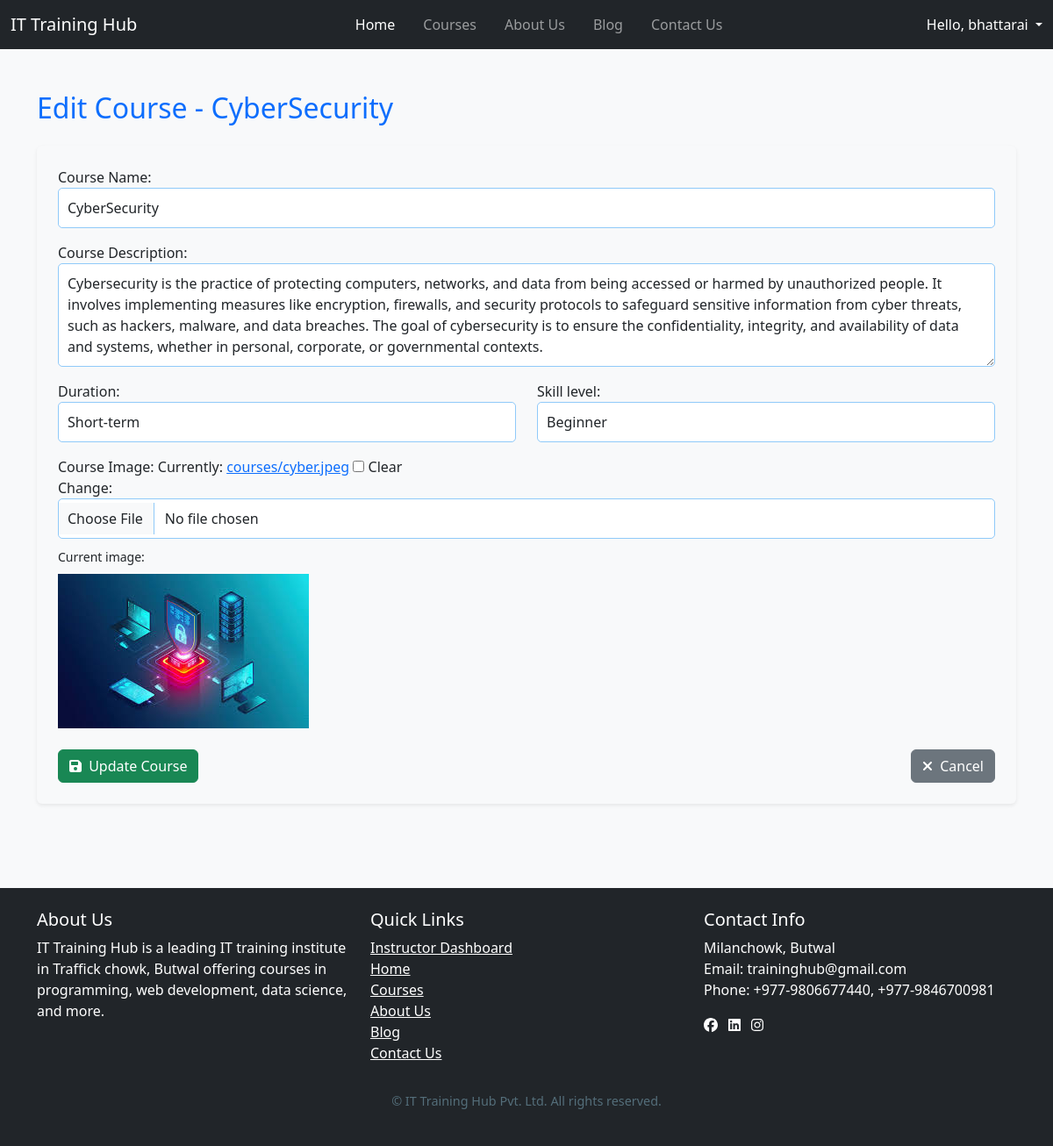
Before: /instructor/edit_course/8/ (signed in) with the older database file.
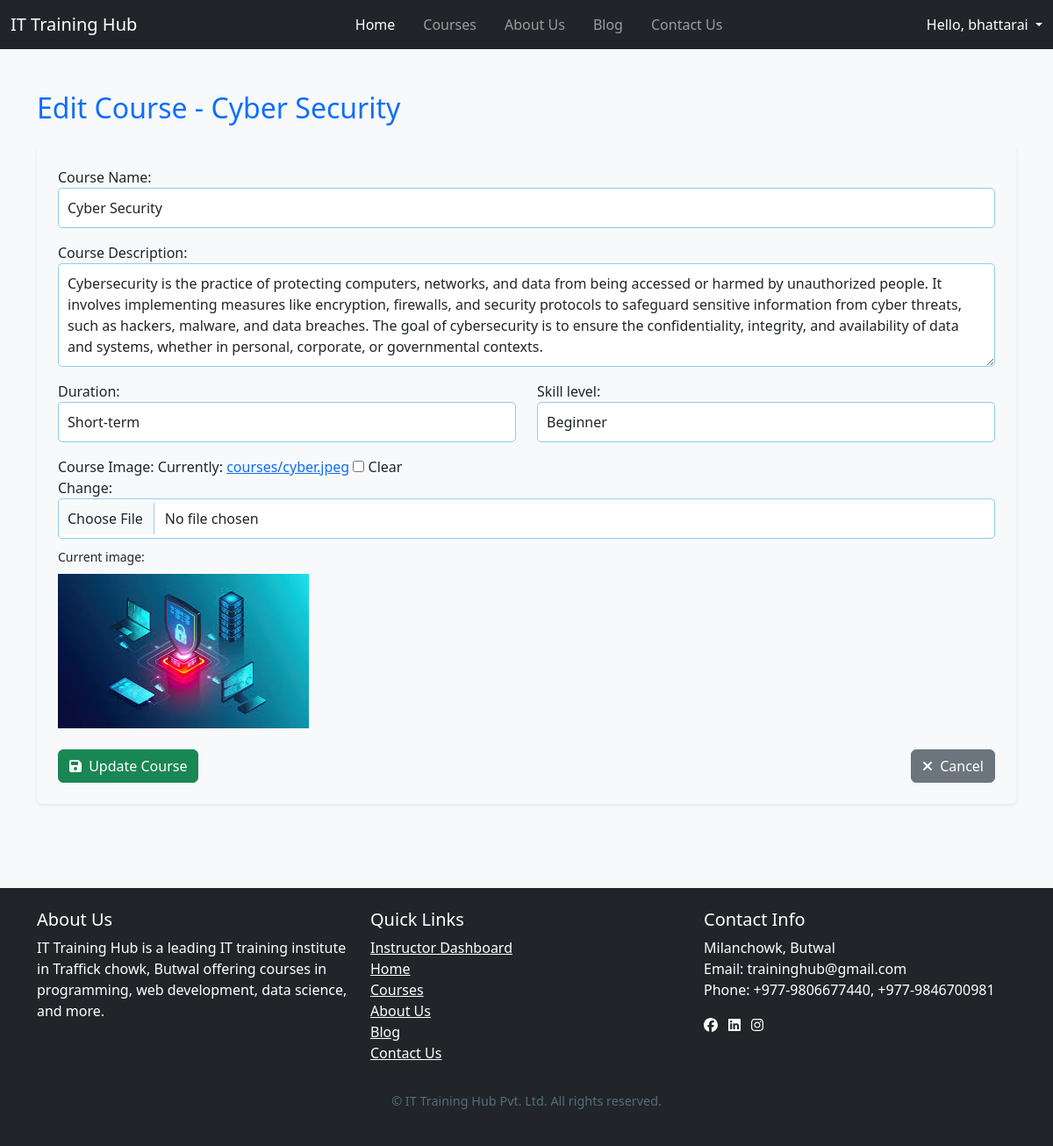
After: the same page with the newer database file.
### myapp/models.py (models this page shows, shortened)
class Course(models.Model):
    SKILL_LEVEL_CHOICES = [
        ('beginner', 'Beginner'),
        ('intermediate', 'Intermediate'),
        ('advanced', 'Advanced'),
    ]
    DURATION_CHOICES = [
        ('short-term', 'Short-term'),
        ('long-term', 'Long-term'),
    ]
    instructor = models.ForeignKey(
    settings.AUTH_USER_MODEL,
    on_delete=models.CASCADE,
    null=True,
    blank=True,
    related_name='courses'
)
    name = models.CharField(max_length=300)
    old_fee = models.DecimalField(max_digits=8, decimal_places=2, null=True, blank=True)
    description = models.TextField()
    duration = models.CharField(max_length=20, choices=DURATION_CHOICES)
    fee = models.DecimalField(max_digits=10, decimal_places=2)
    skill_level = models.CharField(max_length=20, choices=SKILL_LEVEL_CHOICES)
    prerequisites = models.TextField(blank=True)
    image = models.ImageField(upload_to='courses/', blank=True, null=True)
    promo_video_url = models.URLField(max_length=350, blank=True, null=True, help_text="YouTube/Vimeo embed URL")
    syllabus_video = models.FileField(upload_to='course_videos/', blank=True, null=True,
                                   help_text="Upload video file if not using URL")
    syllabus_text = models.TextField(blank=True, help_text="Detailed course syllabus")
    created_at = models.DateTimeField(default=timezone.now)
    updated_at = models.DateTimeField(auto_now=True)

### instructorapp/views.py (the view)
# urls.py: path("edit_course/<int:pk>/", edit_course, name="edit_course"),
def edit_course(request, pk):
    course = get_object_or_404(Course, pk=pk, instructor=request.user)
    if request.method == 'POST':
        form = CourseForm(request.POST, request.FILES, instance=course)
        if form.is_valid():
            form.save()
            return redirect('view_course', pk=course.pk)
    else:
        form = CourseForm(instance=course)
    return render(request, 'instructor/edit_course.html', {
        'form': form,
        'course': course
    })

### instructorapp/forms.py
class CourseForm(forms.ModelForm):
    def __init__(self, *args, **kwargs):
        super().__init__(*args, **kwargs)
        for field in self.fields.values():
            field.widget.attrs['class'] = 'form-control'
        self.fields['description'].widget.attrs['rows'] = 4
    class Meta:
        model = Course
        fields = ['name', 'description', 'duration', 'skill_level', 'image']
        labels = {
            'name': 'Course Name',
            'description': 'Course Description',
            'image': 'Course Image'
        }
        help_texts = {
            'image': 'Upload a high-quality image for your course'
        }

### instructorapp/templates/instructor/edit_course.html (shortened to what this page needs)
{% extends 'base3.html' %}
{% block content %}
<div class="container py-5">
  <h2 class="mb-4 text-primary">Edit Course - {{ course.name }}</h2>
  <form method="POST" enctype="multipart/form-data" class="bg-light p-4 rounded shadow-sm">
    <div class="mb-3">
      {{ form.name.label_tag }}
      {{ form.name }}
    </div>
    <div class="mb-3">
      {{ form.description.label_tag }}
      {{ form.description }}
    </div>
    <div class="row mb-3">
      <div class="col-md-6">
        {{ form.duration.label_tag }}
        {{ form.duration }}
      </div>
      <div class="col-md-6">
        {{ form.skill_level.label_tag }}
        {{ form.skill_level }}
      </div>
    </div>
    <div class="mb-3">
      {{ form.image.label_tag }}
      {{ form.image }}
      {% if course.image %}
        <div class="mt-2">
          <small>Current image:</small><br>
          <img src="{{ course.image.url }}" alt="{{ course.name }}" style="max-height: 200px;" class="mt-2">
        </div>
      {% endif %}
    </div>
    <div class="d-flex justify-content-between mt-4">
      <button type="submit" class="btn btn-success">
        <i class="fas fa-save me-1"></i> Update Course
      </button>
      <a href="{% url 'view_course' course.pk %}" class="btn btn-secondary">
        <i class="fas fa-times me-1"></i> Cancel
      </a>
    </div>
  </form>
</div>
{% endblock %}

Changed rows visible on the page:
changed Course "Short-term": name "CyberSecurity" → "Cyber Security"
